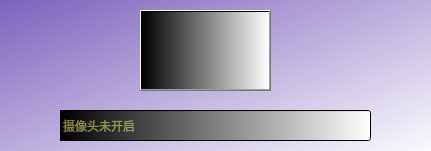
    <widget class="QGroupBox" name="groupBox">
     <property name="geometry">
      <rect>
       <x>0</x>
       <y>10</y>
       <width>431</width>
       <height>151</height>
      </rect>
     </property>
     <property name="font">
      <font>
       <family>华文楷体</family>
       <pointsize>16</pointsize>
      </font>
     </property>
     <property name="styleSheet">
      <string notr="true">background-color: qlineargradient(spread:pad, x1:0, y1:0, x2:1, y2:0, stop:0 rgba(0, 0, 0, 255), stop:1 rgba(255, 255, 255, 255));
color: rgb(255, 255, 127);</string>
     </property>
     <property name="title">
      <string>文件导入</string>
     </property>
     <widget class="QLineEdit" name="VideolineEdit">
      <property name="geometry">
       <rect>
        <x>70</x>
        <y>70</y>
        <width>311</width>
        <height>31</height>
       </rect>
      </property>
      <property name="styleSheet">
       <string notr="true">color: rgb(255, 255, 127);</string>
      </property>
      <property name="placeholderText">
       <string>请选择视频文件</string>
      </property>
     </widget>
     <widget class="QPushButton" name="VideoBtn">
      <property name="geometry">
       <rect>
        <x>30</x>
        <y>70</y>
        <width>30</width>
        <height>30</height>
       </rect>
      </property>
      <property name="styleSheet">
       <string notr="true">border-image: url(:/icons/ui_imgs/icons/video.png);</string>
      </property>
      <property name="text">
       <string/>
      </property>
     </widget>
     <widget class="QLabel" name="label_32">
      <property name="geometry">
       <rect>
        <x>0</x>
        <y>0</y>
        <width>431</width>
        <height>161</height>
       </rect>
      </property>
      <property name="styleSheet">
       <string notr="true">background-color: qlineargradient(spread:pad, x1:0, y1:0, x2:1, y2:1, stop:0 rgba(125, 98, 189, 255), stop:1 rgba(255, 255, 255, 255));</string>
      </property>
      <property name="text">
       <string/>
      </property>
     </widget>
     <widget class="QLineEdit" name="CaplineEdit">
      <property name="geometry">
       <rect>
        <x>60</x>
        <y>110</y>
        <width>311</width>
        <height>31</height>
       </rect>
      </property>
      <property name="styleSheet">
       <string notr="true">color: rgb(255, 255, 127);</string>
      </property>
      <property name="placeholderText">
       <string>摄像头未开启</string>
      </property>
     </widget>
     <widget class="QPushButton" name="CapBtn">
      <property name="geometry">
       <rect>
        <x>140</x>
        <y>10</y>
        <width>131</width>
        <height>81</height>
       </rect>
      </property>
      <property name="styleSheet">
       <string notr="true">border-image: url(:/icons/ui_imgs/icons/camera.png);</string>
      </property>
      <property name="text">
       <string/>
      </property>
     </widget>
    </widget>
